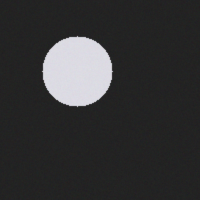
#> input picture datasets/geometric_objects/circle/circle_01.png, 200 x 200 px; its folder holds only this picture in this run
$ python check_dataset_features.py
#> lines starting #> are read from the running program, lines starting #| are printed output that depends on the picture; after the words box and inside, x2 and y2 are one past the last pixel; in counts of white or black regions, pixels touching at a corner belong together
### opencv-service/app/classification.py
import time
import math
import os
import glob
from typing import Optional, Dict, Any, List, Tuple
import cv2
import numpy as np
import joblib

from sklearn.neighbors import KNeighborsClassifier
from sklearn.preprocessing import StandardScaler
from sklearn.model_selection import train_test_split
from sklearn.metrics import (
    accuracy_score,
    precision_score,
    recall_score,
    f1_score,
    confusion_matrix,
    classification_report,
)

from .utils import (
    encode_image_to_base64,
    get_image_metadata,
)

MODELS_DIR = os.path.join(os.path.dirname(__file__), "..", "models")
DATASETS_DIR = os.path.join(os.path.dirname(__file__), "..", "..", "datasets", "geometric_objects")

os.makedirs(MODELS_DIR, exist_ok=True)
os.makedirs(DATASETS_DIR, exist_ok=True)

MODEL_FILE = os.path.join(MODELS_DIR, "knn_geometric_model.joblib")
SCALER_FILE = os.path.join(MODELS_DIR, "knn_geometric_scaler.joblib")

# Canonical feature ordering used across training, persistence, and inference
CANONICAL_FEATURES = [
    "circularity",
    "rectangularity",
    "aspect_ratio",
    "vertices",
    "compactness",
]

CATEGORY_COLORS = {
    "circle": (6, 182, 212),       # Cyan (RGB)
    "triangle": (239, 68, 68),     # Red
    "square": (16, 185, 129),      # Emerald
    "rectangle": (245, 158, 11),   # Amber
    "ellipse": (168, 85, 247),     # Purple
    "unknown": (148, 163, 184),    # Slate
}

def extract_contour_descriptors(contour: np.ndarray) -> Dict[str, Any]:
    """
    Extracts all 5 required academic descriptors plus supplemental geometrical properties:
    1. Area
    2. Perimeter
    3. Compactness: P^2 / (4 * pi * A)
    4. Circularity: (4 * pi * A) / P^2
    5. Rectangularity: Area / (minAreaRect area)
    Plus Aspect Ratio, Centroid, Bounding Box, Polygon Vertices, Extent, Solidity.
    """
    area = float(cv2.contourArea(contour))
    perimeter = float(cv2.arcLength(contour, True))

    if area <= 0 or perimeter <= 0:
        return {
            "area": max(0.0, area),
            "perimeter": max(0.0, perimeter),
            "compactness": 0.0,
            "circularity": 0.0,
            "rectangularity": 0.0,
            "aspect_ratio": 1.0,
            "vertices": 0,
            "extent": 0.0,
            "solidity": 0.0,
            "centroid": [0.0, 0.0],
            "bbox": [0, 0, 0, 0],
            "min_rect": [[0, 0], [0, 0], [0, 0], [0, 0]],
        }

    # 3. Compactness = P^2 / (4 * pi * A)
    # Ideal circle ~ 1.0; more elongated / irregular > 1.0
    compactness = round(float((perimeter ** 2) / (4.0 * math.pi * area)), 4)

    # 4. Circularity = (4 * pi * A) / P^2
    # Ideal circle ~ 1.0; less circular < 1.0 (inverse of compactness)
    circularity = round(float((4.0 * math.pi * area) / (perimeter ** 2)), 4)

    # 5. Rectangularity = Area / minAreaRect
    min_rect = cv2.minAreaRect(contour)
    rw, rh = min_rect[1]
    min_rect_area = max(1.0, float(rw * rh))
    rectangularity = round(float(area / min_rect_area), 4)

    # Aspect Ratio from minimum rotated rectangle
    major_side = max(rw, rh)
    minor_side = min(rw, rh)
    aspect_ratio = round(float(major_side / max(1.0, minor_side)), 3)

    # Axis-aligned bounding box
    bx, by, bw, bh = cv2.boundingRect(contour)

    # Extent = Area / (bw * bh)
    extent = round(float(area / max(1.0, float(bw * bh))), 4)

    # Solidity = Area / ConvexHullArea
    hull = cv2.convexHull(contour)
    hull_area = max(1.0, float(cv2.contourArea(hull)))
    solidity = round(float(area / hull_area), 4)

    # Centroid using cv2.moments
    M = cv2.moments(contour)
    if M["m00"] > 0:
        cx = round(float(M["m10"] / M["m00"]), 2)
        cy = round(float(M["m01"] / M["m00"]), 2)
    else:
        cx = round(float(bx + bw / 2), 2)
        cy = round(float(by + bh / 2), 2)

    # Polygon vertex count using approxPolyDP
    approx = cv2.approxPolyDP(contour, 0.04 * perimeter, True)
    vertices = len(approx)

    # Invariant Hu moments (log-transformed Hu moment 1 for scale/rotation invariance)
    if M["m00"] > 0:
        hu = cv2.HuMoments(M).flatten()
        hu_1 = round(float(-np.sign(hu[0]) * np.log10(abs(hu[0]) + 1e-12)), 4) if len(hu) > 0 else 0.0
    else:
        hu_1 = 0.0

    box_points = [list(map(lambda p: round(float(p), 1), pt)) for pt in cv2.boxPoints(min_rect)]

    return {
        "area": round(area, 2),
        "perimeter": round(perimeter, 2),
        "compactness": compactness,
        "circularity": circularity,
        "rectangularity": rectangularity,
        "aspect_ratio": aspect_ratio,
        "aspectRatio": aspect_ratio,
        "vertices": vertices,
        "extent": extent,
        "solidity": solidity,
        "hu_1": hu_1,
        "centroid": [cx, cy],
        "bbox": [bx, by, bw, bh],
        "min_rect": box_points,
    }

# [484 lines left out: functions rule_based_fallback_classifier, segment_and_extract_objects, load_or_train_default_model, build_feature_vector, train_knn_model, get_dataset_statistics and 1 more, not called in this run]

### opencv-service/check_dataset_features.py
import sys
sys.path.insert(0, 'opencv-service')
import os, glob, cv2, numpy as np
from app.classification import extract_contour_descriptors

DATASETS_DIR = r'datasets/geometric_objects'
categories = ['circle', 'triangle', 'square', 'rectangle', 'ellipse']

for cat in categories:
    files = glob.glob(os.path.join(DATASETS_DIR, cat, '*.png'))
    print(f"\n================ CATEGORY: {cat} ================")
    circs, comps, rects, ars, verts = [], [], [], [], []
    for f in files[:10]:
        img = cv2.imread(f, cv2.IMREAD_GRAYSCALE)
#> img: shape (200, 200); min 31, max 223, mean 51.9
        _, thresh = cv2.threshold(img, 0, 255, cv2.THRESH_BINARY + cv2.THRESH_OTSU)
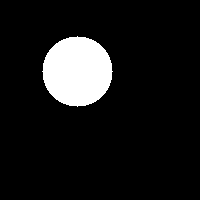
#> thresh: shape (200, 200); 9.6% white; 1 white region
        cnts, _ = cv2.findContours(thresh, cv2.RETR_EXTERNAL, cv2.CHAIN_APPROX_SIMPLE)
#> cnts = 1 contour; box (x1, y1, x2, y2) and area: (42, 36, 113, 107) 3754
        c = max(cnts, key=cv2.contourArea)
#> c = contour of 100 points, box (x1, y1, x2, y2) (42, 36, 113, 107), area 3754
        d = extract_contour_descriptors(c)
#> in extract_contour_descriptors, `area = float(cv2.contourArea(contour))`: area = 3754
#> in extract_contour_descriptors, `perimeter = float(cv2.arcLength(contour, True))`: perimeter = 230.8
#> in extract_contour_descriptors, `compactness = round(float((perimeter ** 2) / (4.0 * math.pi * area)), 4)`: compactness = 1.13
#> in extract_contour_descriptors, `circularity = round(float((4.0 * math.pi * area) / (perimeter ** 2)), 4)`: circularity = 0.886
#> in extract_contour_descriptors, `min_rect = cv2.minAreaRect(contour)`: min_rect = ((77, 71), (69.3, 69.3), -45)
#> in extract_contour_descriptors, `rw, rh = min_rect[1]`: rw = 69.3
#> in extract_contour_descriptors, `min_rect_area = max(1.0, float(rw * rh))`: min_rect_area = 4802
#> in extract_contour_descriptors, `rectangularity = round(float(area / min_rect_area), 4)`: rectangularity = 0.782
#> in extract_contour_descriptors, `major_side = max(rw, rh)`: major_side = 69.3
#> in extract_contour_descriptors, `aspect_ratio = round(float(major_side / max(1.0, minor_side)), 3)`: aspect_ratio = 1
#> in extract_contour_descriptors, `bx, by, bw, bh = cv2.boundingRect(contour)`: bx = 42; by = 36; bw = 71
#> in extract_contour_descriptors, `extent = round(float(area / max(1.0, float(bw * bh))), 4)`: extent = 0.745
#> in extract_contour_descriptors, `hull = cv2.convexHull(contour)`: hull = contour of 36 points, box (x1, y1, x2, y2) (42, 36, 113, 107), area 3814
#> in extract_contour_descriptors, `hull_area = max(1.0, float(cv2.contourArea(hull)))`: hull_area = 3814
#> in extract_contour_descriptors, `solidity = round(float(area / hull_area), 4)`: solidity = 0.984
#> in extract_contour_descriptors, `M = cv2.moments(contour)`: M = moments, m00 3754, centre m10/m00, m01/m00 = (77, 71)
#> in extract_contour_descriptors, `cx = round(float(M["m10"] / M["m00"]), 2)`: cx = 77
#> in extract_contour_descriptors, `cy = round(float(M["m01"] / M["m00"]), 2)`: cy = 71
#> in extract_contour_descriptors, `approx = cv2.approxPolyDP(contour, 0.04 * perimeter, True)`: approx = [[77, 36], [56, 43], [42, 71], [49, 92], [77, 106], [98, 99], [112, 71], [105, 50]]
#> in extract_contour_descriptors, `vertices = len(approx)`: vertices = 8
#> in extract_contour_descriptors, `hu = cv2.HuMoments(M).flatten()`: hu = [0.159, 0, 2.05e-31, 4.51e-31, 1.36e-61, 0, 1.85e-62]
#> in extract_contour_descriptors, `hu_1 = round(float(-np.sign(hu[0]) * np.log10(abs(hu[0]) + 1e-12)), 4)..`: hu_1 = 0.798
#> in extract_contour_descriptors, `box_points = [list(map(lambda p: round(float(p), 1), pt)) for pt in cv..`: box_points = [[77, 120], [28, 71], [77, 22], [126, 71]]
#> d = 14 items
        circs.append(d['circularity'])
        comps.append(d['compactness'])
        rects.append(d['rectangularity'])
        ars.append(d['aspect_ratio'])
        verts.append(d['vertices'])
        print(f"  {os.path.basename(f)}: area={d['area']}, circ={d['circularity']}, comp={d['compactness']}, rect={d['rectangularity']}, AR={d['aspect_ratio']}, V={d['vertices']}")
#|   circle_01.png: area=3754.0, circ=0.8856, comp=1.1291, rect=0.7818, AR=1.0, V=8
    print(f"  --> MEAN: circ={np.mean(circs):.3f}, comp={np.mean(comps):.3f}, rect={np.mean(rects):.3f}, AR={np.mean(ars):.3f}, V={np.mean(verts):.1f}")
#|   --> MEAN: circ=0.886, comp=1.129, rect=0.782, AR=1.000, V=8.0
